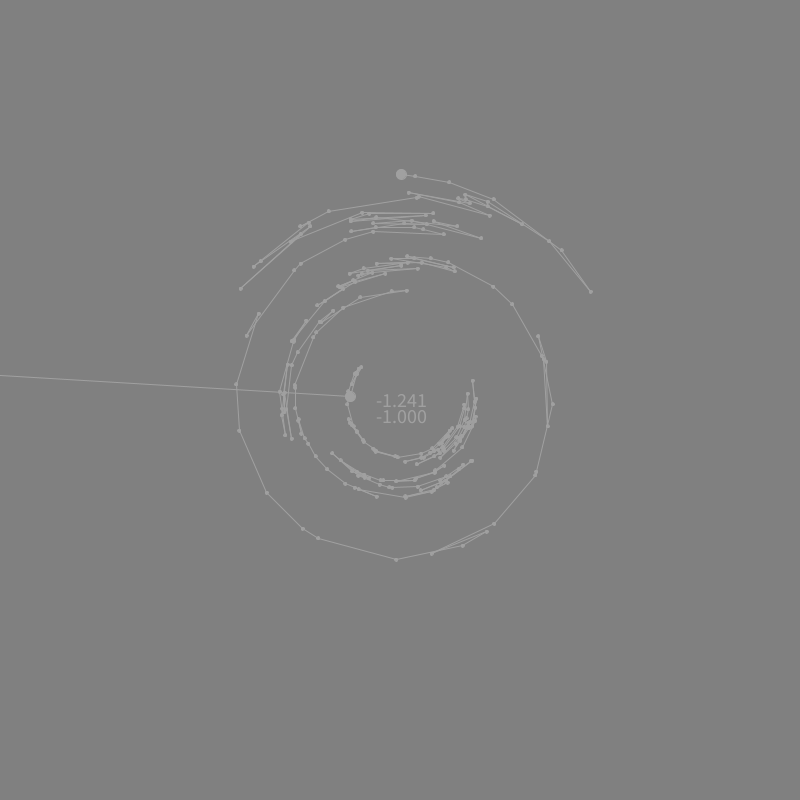
Frame 1 (no input)
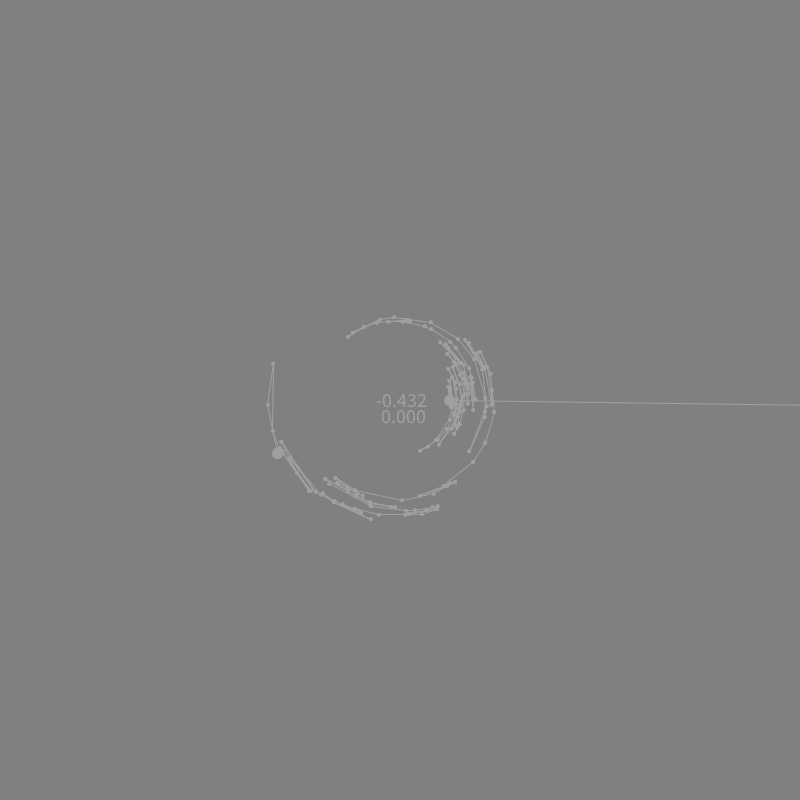
Frame 60 (the mouse pressed at the canvas centre just before this capture)
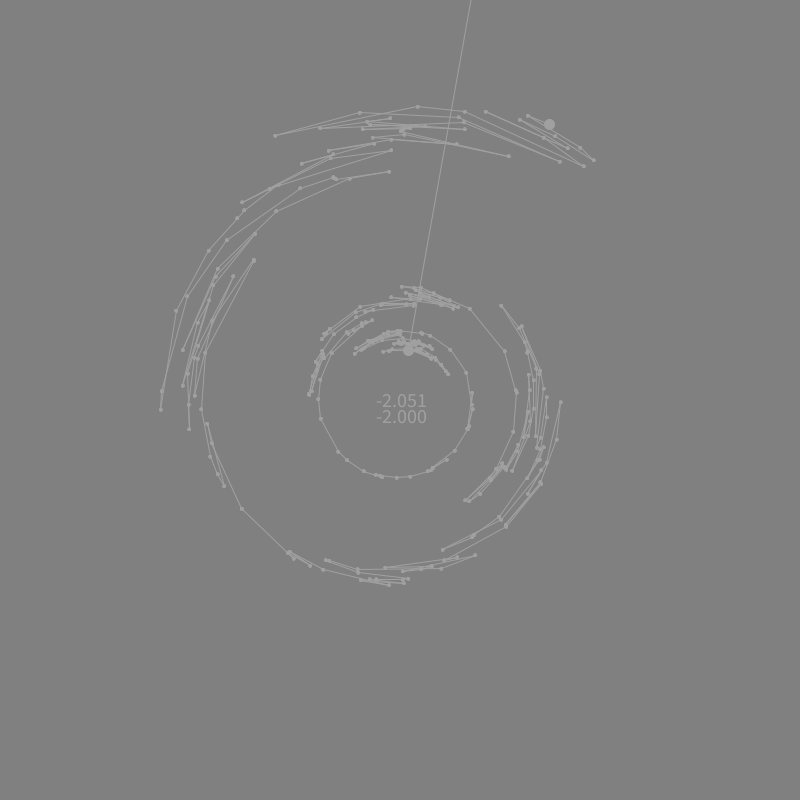
Frame 120 (the mouse held since frame 60 and released just before this capture)

The Processing sketch that drew these frames (run headless with seeded random() and noise(); from frame 60 on, the mouse is pressed at the canvas centre):

// Processing sketch: RandomWalkWinding
// ── RandomWalkWinding.pde
/** Random Walk Winding
 *  
 *  Generate random points around a circle, illustrate winding number.
 *  Demonstrates the intensive cumulative angle method rather than crossings.
 *  Alter setttings under "data generator settings".
 *  To pause, press space or click mouse.
 *  
 *  2016-09-14 Jeremy Douglass - Processing 3.2.1 
 */

PVector[] myWalk;

//// data generator settings

int minPoints =  75;
int maxPoints =  350;
float minWalk = -PI/7;
float maxWalk =  PI/6;
float radius  =  50;
float radiusGrowthRate = 1.006;

//// display
boolean pause = false;

void setup(){
  size(800,800);
  textAlign(CENTER, CENTER);
  textSize(20);
  fill(0);
  frameRate(12);
}

void draw(){
  translate(width/2,height/2);
  myWalk = randomWalkAroundPoints(minPoints, maxPoints, minWalk, maxWalk, radius, radiusGrowthRate);
  if(pause){
    background(255); stroke(160); fill(0);  noLoop();
  } else {
    background(128); stroke(160); fill(160); loop();
  }
  text(angleWinding(myWalk)[0], 0, 0);
  text(angleWinding(myWalk)[1], 0, 16);
  drawWalk(myWalk);
}

void keyPressed(){ if(key==' '){ pause = !pause; redraw(); } }
void mouseClicked(){ pause = !pause; redraw(); }


/**
 * Generate a random walk around a circle as an ordered list of PVectors.
 * radiusGrowthRate slowly expands the walking radius over time
 * for easier visual inspection of complex paths.
 */
PVector[] randomWalkAroundPoints(int minPoints, int maxPoints, float minWalk, float maxWalk, float radius, float radiusGrowthRate){
  ArrayList<PVector> points = new ArrayList<PVector>();
  int count = int(random(minPoints,maxPoints));
  points.add(new PVector(0,radius));
  points.get(0).rotate(random(TWO_PI));
  for(int i=0; i<count; i++){
    points.add(points.get(i).copy().rotate(random(minWalk,maxWalk)).mult(radiusGrowthRate));
  }
  return points.toArray(new PVector[points.size()]);
}

/**
 * Draw a random walk PVector list.
 * Marks the beginning and end markers and a crossing line to inspect winding.
 */
void drawWalk(PVector[] points){
  //// visual crossing line to inspect winding.
  line(points[0].x, points[0].y, points[0].x*10, points[0].y*10);
  //// start and end point markers
  ellipse(points[0].x, points[0].y, 10, 10);
  ellipse(points[points.length-1].x, points[points.length-1].y, 10, 10);
  // line segments with marked points
  for(int i=1; i<points.length; i++){
    ellipse(points[i].x, points[i].y, 3, 3);
    line(points[i-1].x, points[i-1].y, points[i].x, points[i].y);
  }
}

/**
 * For a list of points in path order,
 * sum the angle of each new point to the previous points.
 * To simplify to a winding number, round the result towards 0
 * (2.2=2, -2.2=-2).
 * Returns two numbers: the fractional winding results[0]
 *   and the correctly rounded integer winding results[1]
 */
float[] angleWinding(PVector[] points){
  float windingAngle = 0.0;
  float diff = 0.0;
  for(int i=0; i<points.length-1; i++){
    diff = PVector.angleBetween(points[i],points[i+1]);
    //// angleBetween gives only positive values up to PI
    //// so check if positive or negative
    if(points[i].dot(points[i+1].y, -points[i+1].x, 0) < 0){
      windingAngle = windingAngle + diff;
    } else {
      windingAngle = windingAngle - diff;
    }
  }
  //// round partial winds in towards zero
  if(windingAngle > 0){
    return new float[]{
      windingAngle/TWO_PI,
      int(floor(windingAngle/TWO_PI))
    };
  } else {
    return new float[]{
      windingAngle/TWO_PI,
      int(ceil(windingAngle/TWO_PI))
    };
  }
}
